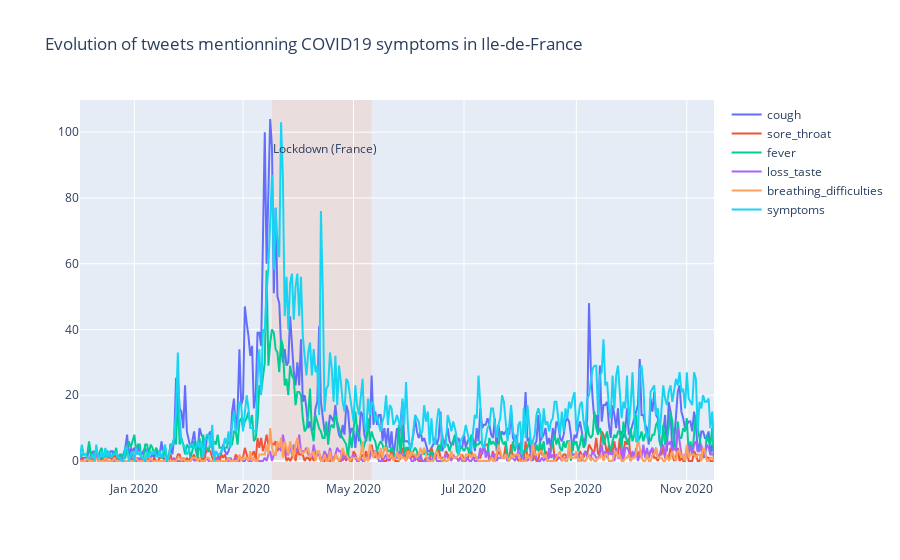

This figure's notebook cell:
### Code cell
plot_symptoms_evolution()

### Figure 1 — Plotly figure (JSON) as saved in the notebook; plotly's stock layout.template omitted (floating-point values rounded to 4 significant figures; data arrays with more than 128 entries replaced by an {"elided": "..."} marker saying what was removed)
{"data": [{"mode": "lines", "name": "cough", "type": "scatter", "x": {"elided": "351 str values"}, "y": {"elided": "351 int values"}}, {"mode": "lines", "name": "sore_throat", "type": "scatter", "x": {"elided": "351 str values"}, "y": {"elided": "351 int values"}}, {"mode": "lines", "name": "fever", "type": "scatter", "x": {"elided": "351 str values"}, "y": {"elided": "351 int values"}}, {"mode": "lines", "name": "loss_taste", "type": "scatter", "x": {"elided": "351 str values"}, "y": {"elided": "351 int values"}}, {"mode": "lines", "name": "breathing_difficulties", "type": "scatter", "x": {"elided": "351 str values"}, "y": {"elided": "351 int values"}}, {"mode": "lines", "name": "symptoms", "type": "scatter", "x": {"elided": "351 str values"}, "y": {"elided": "351 int values"}}], "layout": {"annotations": [{"showarrow": false, "text": "Lockdown (France)", "x": "2020-04-15", "y": 0.9, "yref": "paper"}], "shapes": [{"fillcolor": "LightSalmon", "layer": "below", "line": {"width": 0}, "opacity": 0.2, "type": "rect", "x0": "2020-03-17", "x1": "2020-05-11", "y0": 0, "y1": 1, "yref": "paper"}], "title": {"text": "Evolution of tweets mentionning COVID19 symptoms in Ile-de-France"}}}
